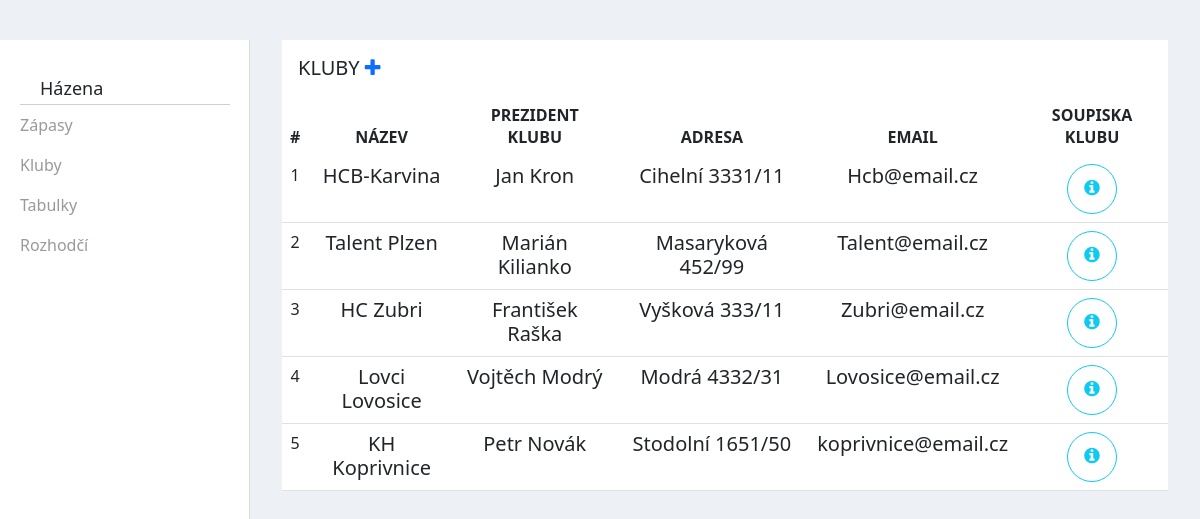
The page /kluby/ on the database as committed earlier.
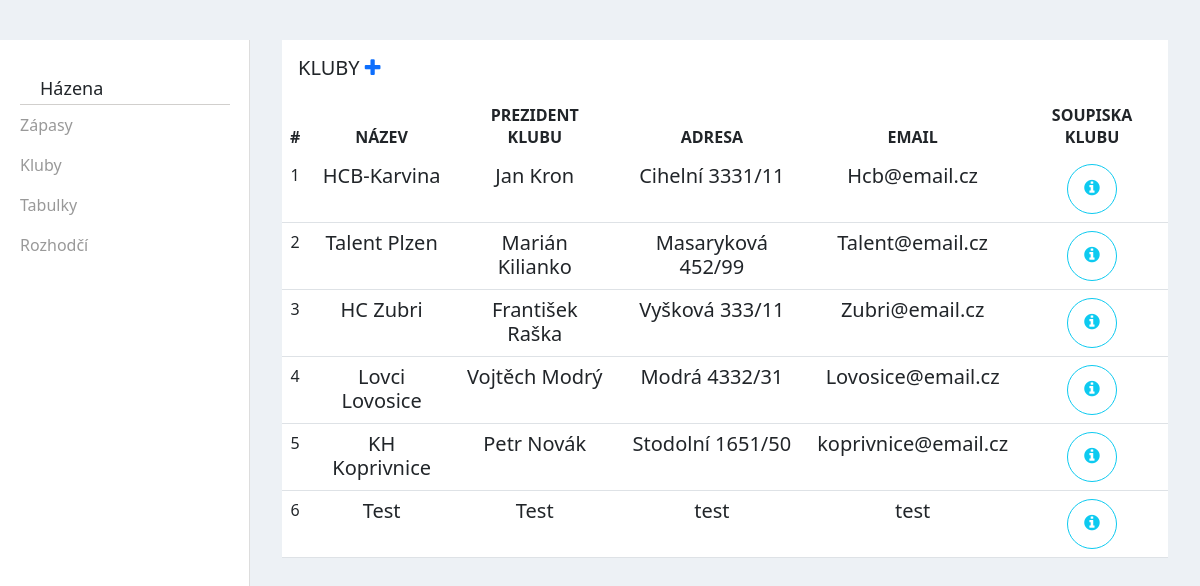
The same page on the database as committed later.
### HazenaIS/models.py (models this page shows, shortened)
class Klub(models.Model):
    nazev_klubu = models.CharField(max_length=50)
    prezident_klubu = models.CharField(max_length=50)
    email = models.CharField(max_length=50)
    adresa = models.CharField(max_length=50)

### HazenaIS/views.py (the view)
# urls.py: path('kluby/',HazenaIS.views.kluby, name='kluby'),
def kluby(request):
    k = Klub.objects.filter()
    return render(request, 'kluby.html', {'kluby':k})

### templates/kluby.html (shortened to what this page needs)
{% load static %}
<html lang="en">
    <head>
        <link href="https://cdn.jsdelivr.net/npm/bootstrap@5.0.0-beta3/dist/css/bootstrap.min.css" rel="stylesheet">
        <link href="https://maxcdn.bootstrapcdn.com/font-awesome/4.7.0/css/font-awesome.min.css" rel="stylesheet" />
        <link rel="stylesheet" type="text/css" href="{% static 'css/kluby.css' %}"/>
        <link rel="stylesheet" type="text/css" href="{% static 'css/menu.css' %}"/>
    </head>
<body>
<link href="https://maxcdn.bootstrapcdn.com/font-awesome/4.3.0/css/font-awesome.min.css" rel="stylesheet">
<div id="wrapper" class="wrapper-content">
    <div id="sidebar-wrapper">
        <ul class="sidebar-nav">
            <li class="sidebar-brand">
                    Házena
            </li>
            <li>
                <a href="{% url 'zapasy' %}">Zápasy</a>
            </li>
            <li>
                <a href="{% url 'kluby' %}">Kluby</a>
            </li>
            <li>
                <a href="#">Tabulky</a>
            </li>
            <li>
                <a href="#">Rozhodčí</a>
            </li>
        </ul>
    </div>
    <div id="page-content-wrapper">
        <div class="container-fluid">
            <div class="row">
                <div class="col-lg-12">
                    <div class="card">
                        <div class="card-body">
                            <h5 class="card-title text-uppercase mb-0">Kluby <a href="{% url 'klub_add' %}" button type="button"><i class="fa fa-plus"></i></a></h5>
                        </div>
                        <div class="table-responsive">
                            <table class="table no-wrap user-table mb-0">
                              <thead>
                                <tr style="text-align: center;">
                                  <th scope="col" class="border-0 text-uppercase font-medium pl-4">#</th>
                                  <th scope="col" class="border-0 text-uppercase font-medium">Název</th>
                                  <th scope="col" class="border-0 text-uppercase font-medium">Prezident klubu</th>
                                  <th scope="col" class="border-0 text-uppercase font-medium">Adresa</th>
                                  <th scope="col" class="border-0 text-uppercase font-medium">Email</th>
                                  <th scope="col" class="border-0 text-uppercase font-medium">Soupiska klubu</th>
                                </tr>
                              </thead>
                              <tbody style="text-align: center;">
                                {% for k in kluby %}
                                <tr>
                                  <td class="pl-4">{{k.id}}</td>
                                  <td>
                                      <h5 class="font-medium mb-0">{{ k.nazev_klubu }} </h5>
                                  </td>
                                  <td>
                                      <h5 class="font-medium mb-0">{{ k.prezident_klubu }} </h5>
                                  </td>
                                  <td>
                                      <h5 class="font-medium mb-0">{{ k.adresa }} </h5>
                                  </td>
                                  <td>
                                      <h5 class="font-medium mb-0">{{ k.email }} </h5>
                                  </td>
                                  <td>
                                    <a href="{% url 'soupiska' k.id %}" button type="button" class="btn btn-outline-info btn-circle btn-lg btn-circle"><i class="fa fa-info-circle"></i></a>
                                  </td>
                                </tr>
                                {% endfor %}
                              </tbody>
                            </table>
                        </div>
                    </div>
                </div>
            </div>
        </div>
    </div>
</div>
    </body>
</html>

Rows that differ between the two databases and show on the page:
added Klub: id "6", nazev_klubu "Test", prezident_klubu "Test", adresa "test", email "test"
